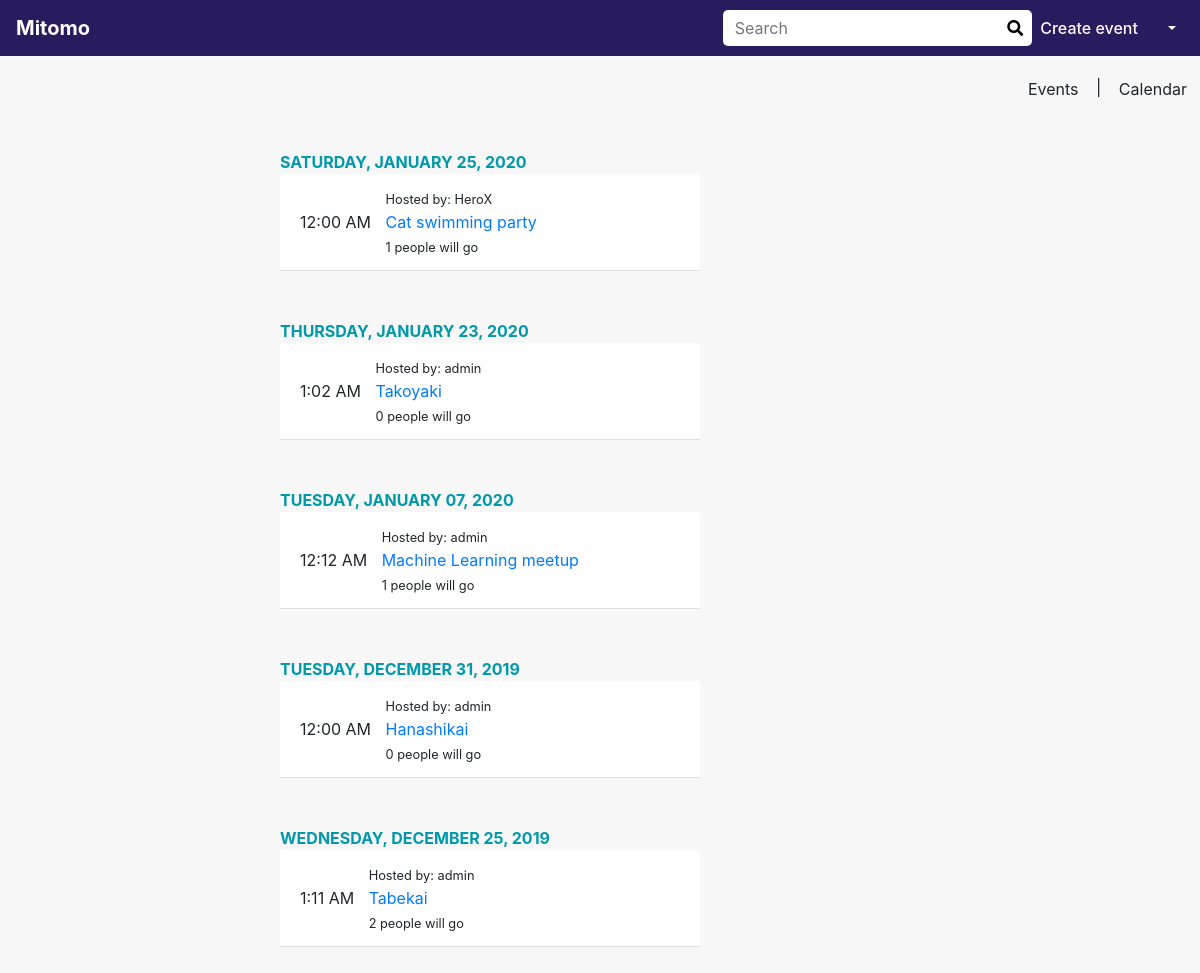
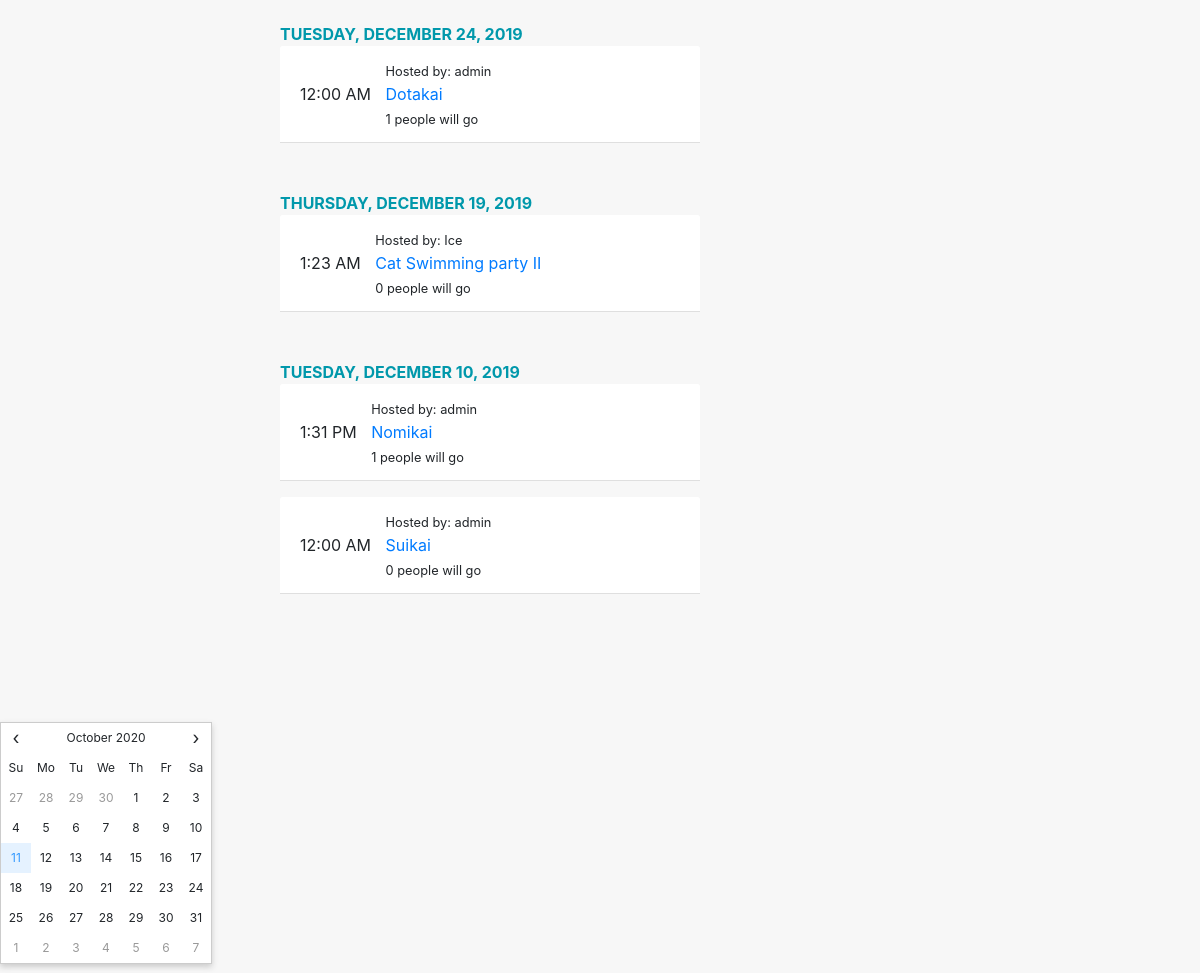
Screenshot of /index?view=calendar (signed in) with the database file from the repository (2 pictures, top to bottom).
### tomo/models.py (models this page shows, shortened)
class Event(models.Model):
    name = models.CharField(max_length=1024)
    detail = models.TextField()
    hosted_at = models.DateTimeField(default=timezone.now())
    created_at = models.DateTimeField(default=timezone.now())
    tags = models.ManyToManyField(Tag)
    address = models.TextField(default="")
    lat = models.FloatField(default=1)
    lng = models.FloatField(default=1)
    host = models.ForeignKey(User, related_name="events", on_delete=models.CASCADE, default=8)
    cover_image = models.ImageField(upload_to=getEventImageFolder, default="default.jpg")
    attendees = models.ManyToManyField(User)

### tomo/views.py (the view, shortened to what this page needs)
# urls.py: path(r'index', views.index, name = 'index'),
def index(request):
    if getCurrentUserId(request) != NO_USER:
        current_user = User.objects.get(pk=getCurrentUserId(request))
        print("Hey ", getCurrentUserId(request))
        tags = current_user.tags.all()
        dict_tag = {}
        i=0
        for t in tags:
            if len(getEventWithTags(tags[i:i+1]))!=0:
                ewt = getEventWithTags(tags[i:i+1])
                dict_tag[t.name]=ewt
            i+=1
        events = Event.objects.all()
        date_data = Event.objects.values_list('hosted_at', flat=True).order_by('-hosted_at')
        list_date_data = list(date_data)
        sorted_list_date = sorted(list_date_data, reverse=True)
        date_list=[]
        for d in sorted_list_date:
            date = d.strftime("%A, %B %#d, %Y")
            if date not in date_list:
                date_list.append(date)
        dict_date = {}
        for d in date_list:
            new_list=[]
            for e in events:
                if e.hosted_at.strftime("%A, %B %#d, %Y") == d:
                    new_list.append(e)
                    dict_date[d] = new_list
                else:
                    pass
        state=True
        if 'view' in request.GET:
            if request.GET["view"] == "slide":
                state = True
            else:
                events = Event.objects.order_by('-hosted_at')
                state = False
        data = {
            'events': events,
            'user': current_user,
            'state': state,
            'date_list': dict_date,
            'dict_tag': dict_tag,
        }
        return render(request, 'index.html', data)

### tomo/helper.py (called while the page is built)
def getCurrentUserId(request):
    if 'user_id' in request.session and request.session['user_id']:
        user_id = request.session['user_id']
        try:
            user = User.objects.get(pk=user_id)
        except:
            return NO_USER
        return request.session['user_id']
    else:
        return NO_USER

### tomo/templates/index.html (shortened to what this page needs)
{% load static %}
<!DOCTYPE html>
<html>
<head>
    <link rel="stylesheet" href="//code.jquery.com/ui/1.12.1/themes/base/jquery-ui.css">
    <link rel="stylesheet" href="{% static 'css/style_index.css' %}" />
    <link rel="stylesheet" href="{% static 'js/index/datepicker-master/dist/datepicker.min.css' %}" />
    <link rel="stylesheet" href="https://use.fontawesome.com/releases/v5.7.0/css/all.css"
>
</head>
<body>
    <div class="head-bar">
        {% include 'navbar.html' %}
    </div>
    {% if user.id %}
    <div class="float-right">
        <a href="{% url 'index' %}?view=slide" class="btn">Events</a> |
        <a href="{% url 'index' %}?view=calendar" class="btn">Calendar</a>
    </div>
        {% if not state %}
            <div class="column1">
                {% for key, value in date_list.items %}
                <div class="rap-god">
                    <div class="section-text" style="text-transform: uppercase;">{{ key }}</div>
                    {% for event in value %}
                    <div class="section">
                        <div class="card mb-3" onclick="window.open('{% url 'detail' event.id%}');" style="cursor: pointer;">
                            <div class="card-header">
                                <div class="nono">
                                    <div>{{event.hosted_at|date:'g:i A'}}</div>
                                </div>
                                <div class="nono1">
                                    <small>Hosted by: {{event.host}}</small><br>
                                    <a href="{% url 'detail' event.id %}">{{ event.name }}</a><br>
                                    <small>{{event.attendees.all.count}} people will go</small>
                                </div>
                            </div>
                        </div>
                    </div>
                    {% endfor %}
                </div>
                {% endfor %}
            </div>
            <div class="column2">
                <div class="datepicker"></div>
            </div>
        {% endif %}
    {% endif %}
</body>
</html>

### tomo/static/css/navbar.css (style rules this page uses)
.head-bar { margin-bottom: 70px; }

### rows the page displays
Event: key "SATURDAY, JANUARY 25, 2020", hosted_at "12:00 AM", host "HeroX", name "Cat swimming party", attendees.all.count "1"
Event: key "THURSDAY, JANUARY 23, 2020", hosted_at "1:02 AM", host "admin", name "Takoyaki", attendees.all.count "0"
Event: key "TUESDAY, JANUARY 07, 2020", hosted_at "12:12 AM", host "admin", name "Machine Learning meetup", attendees.all.count "1"
Event: key "TUESDAY, DECEMBER 31, 2019", hosted_at "12:00 AM", host "admin", name "Hanashikai", attendees.all.count "0"
Event: key "WEDNESDAY, DECEMBER 25, 2019", hosted_at "1:11 AM", host "admin", name "Tabekai", attendees.all.count "2"
Event: key "TUESDAY, DECEMBER 24, 2019", hosted_at "12:00 AM", host "admin", name "Dotakai", attendees.all.count "1"
Event: key "THURSDAY, DECEMBER 19, 2019", hosted_at "1:23 AM", host "Ice", name "Cat Swimming party II", attendees.all.count "0"
Event: key "TUESDAY, DECEMBER 10, 2019", hosted_at "1:31 PM", host "admin", name "Nomikai", attendees.all.count "1"
Event: hosted_at "12:00 AM", host "admin", name "Suikai", attendees.all.count "0"
